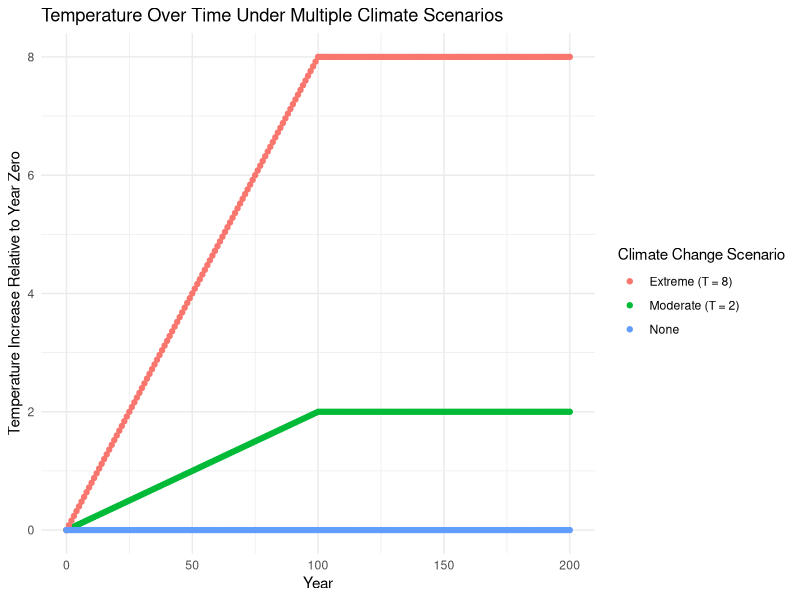
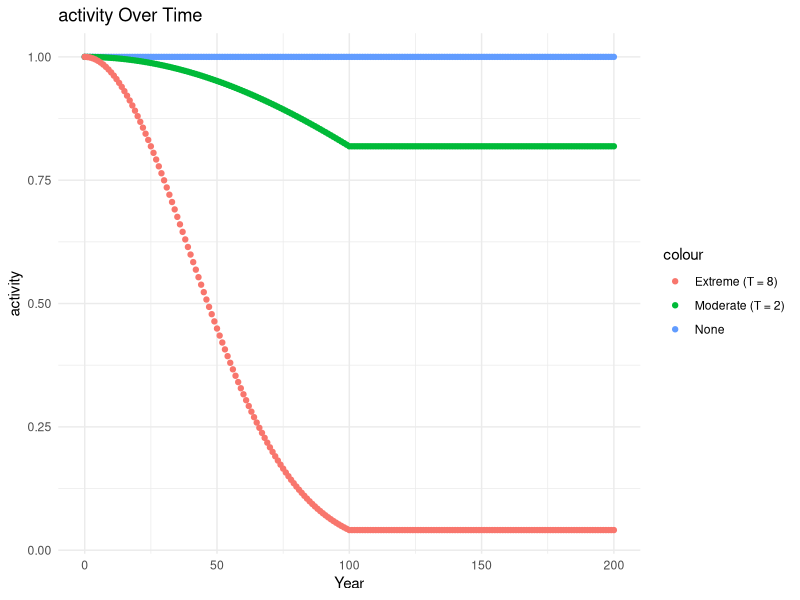
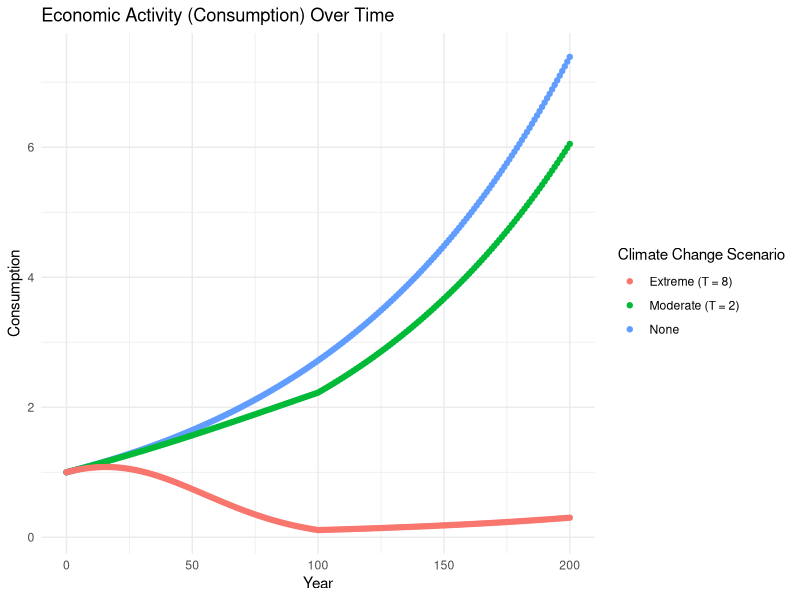
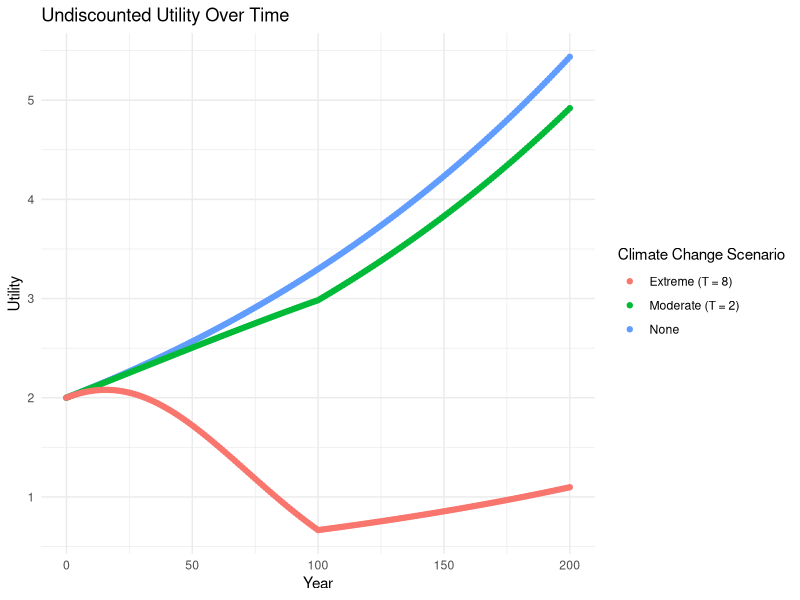

R code for these plots, in order:
## ---- chunk 1
knitr::opts_chunk$set(echo = FALSE)
## ---- chunk 2
library(tidyverse)
## ---- chunk 3

# Setting up variables and functions

# Temperature is increasing over time - temp at time t equals min of (tT / 100, T). It rises until T = 100 and flattens out after that. If we know t and T, you can plug in to the equation. t = years from now, T = BAU temperature increase at year 100.

# Save variables to make manipulation easier

# Year
t <- 200

# BAU temp increase at year 100
T <- 4.4

# Other paramaters
B <- 0.05
g <- 0.01
d <- 0.005
n <- 0.5

# Functions 

# Temperature in year T relative to temp at time 0

temp = function(t,T)
{
  out = pmin(t*T/100,T)
  return(out)
  T = 4
  t = 100
}

temp(t, T)

# Economic Activity - Activity reduces with heat over time. Fraction of economic activity retained in a year if tempt is r(t):

activity = function(B, temp)
{
  out = exp(-B*(temp^2))
  return(out)
}

activity(B, temp = temp(t, T))

# Consumption - economic activity growing over time at rate g but reduced by K. total consumption at time t is: 

consumption = function(activity, g, t)
{
  out = activity*(exp(g*t))
  return(out)
}

consumption(g, t, activity = activity(B, temp = temp(t, T))) 

# Utility - society's utility from consumption 

utility = function(consumption, n)
{
  out = ((consumption^(1-n))/(1-n))
  return(out)
}

utility(n, consumption = (consumption(g, t, activity = activity(B, temp = temp(t, T)))))

# Discount rate given by Ramsey Rule 

discount = function(d, n, g)
{
  out = d + (n*g)
  return(out)
}

r <- discount(d, n, g)


## ---- chunk 4

# Plotting temperature 

years <- data.frame(
  year = seq(from = 0, to = 200, by = 1))
temp_time <- years %>%
  mutate(none = temp(t = year, T = 0),
         moderate = temp(t = year, T = 2),
         extreme = temp(t = year, T = 8))

colors <- c("Extreme (T = 8)" = "red3", "Moderate (T = 2)" = "seagreen", "None" = "dodgerblue")

## ---- chunk 5
ggplot(temp_time, aes(x = year)) +
  geom_point(aes(y = moderate, color = "Moderate (T = 2)")) + 
  geom_point(aes(y = extreme, color = "Extreme (T = 8)")) +
  geom_point(aes(y = none, color = "None")) +
  theme_minimal() + 
  labs(x = "Year",
       y = "Temperature Increase Relative to Year Zero",
       title = "Temperature Over Time Under Multiple Climate Scenarios",
       fill = "") + 
    scale_colour_discrete("Climate Change Scenario")
## ---- chunk 6

#Plotting Consumption

#Calculating activity (in order to be able to calculate consumption)

activity_time <- temp_time %>%
  mutate(act_none = activity(B = .05 , temp = none),
         act_moderate = activity(B = .05 , temp = moderate),
         act_extreme = activity(B = .05 , temp = extreme))

#Calculating consumption

consumption_time <- activity_time %>% 
    mutate(con_none = consumption(activity = act_none, g = .01, t = year),
         con_moderate = consumption(activity = act_moderate, g = .01, t = year),
         con_extreme = consumption(activity = act_extreme, g = .01, t = year))
  
#Plot activity 

ggplot(consumption_time, aes(x = year)) +
  geom_point(aes(y = act_none, color = "None")) + 
  geom_point(aes(y = act_moderate, color = "Moderate (T = 2)")) +
  geom_point(aes(y = act_extreme, color = "Extreme (T = 8)")) +
  theme_minimal() + 
  labs(x = "Year",
       y = "activity",
       title = "activity Over Time",
       fill = "") 

## ---- chunk 7
#Plot consumption 

ggplot(consumption_time, aes(x = year)) +
  geom_point(aes(y = con_none, color = "None")) + 
  geom_point(aes(y = con_moderate, color = "Moderate (T = 2)" )) +
  geom_point(aes(y = con_extreme, color = "Extreme (T = 8)")) +
  theme_minimal() + 
  labs(x = "Year",
       y = "Consumption",
       title = "Economic Activity (Consumption) Over Time",
       fill = "") +
    scale_colour_discrete("Climate Change Scenario")
## ---- chunk 8

#Plotting utility over time 

utility_time <- consumption_time %>% 
    mutate(util_none = utility(consumption = con_none, n = 0.5),
         util_moderate = utility(consumption = con_moderate, n = 0.5),
         util_extreme = utility(consumption = con_extreme, n = 0.5))

ggplot(utility_time, aes(x = year)) +
  geom_point(aes(y = util_none, color = "None")) + 
  geom_point(aes(y = util_moderate, color = "Moderate (T = 2)" )) +
  geom_point(aes(y = util_extreme, color = "Extreme (T = 8)")) +
  theme_minimal() + 
  labs(x = "Year",
       y = "Utility",
       title = "Undiscounted Utility Over Time",
       fill = "")  +
  scale_colour_discrete("Climate Change Scenario")
 
## ---- chunk 9
# 2.a

U_disc = function(utility, r, t) {
  out = (utility/(1+r)^t)
  return(out)
}

y <- seq(0, 200, 1)

U_4.4_disc <- sum(U_disc(r, t = y, 
           utility = 
             utility(n, consumption = (consumption(g, t = y, activity = activity(B, temp = temp(t = y, T)))))))

U_4.4_indiv <- U_disc(r, t = y, 
            utility = 
              utility(n, consumption = (consumption(g, t = y, activity = activity(B, temp = temp(t = y, T))))))

U_0_disc <- sum(U_disc(r, t = y, 
           utility = 
             utility(n, consumption = (consumption(g, t = y, activity = activity(B, temp = temp(t = y, 0)))))))

U_0_indiv <- U_disc(r, t = y, 
            utility = 
              utility(n, consumption = (consumption(g, t = y, activity = activity(B, temp = temp(t = y, 0))))))

L <- (1 - (U_4.4_disc/U_0_disc))*100

# Example NPV fxn: NPV(cf0=100,cf=50,times=3,i=.05)

# 2.b
# Sensitivity to temp change (4.4 pathway only)

U_4.4_sens_T <- sum(U_disc(r, t = y, 
           utility = 
             utility(n, consumption = (consumption(g, t = y, activity = activity(B, temp = temp(t = y, T = 
                                                                                                  (T*1.1)
                                                                                                )))))))

L_sens_T <- ((L - 
                        ((1 - (U_4.4_sens_T/U_0_disc))*100) # Finding new L w/ 10% change in T
                  )/L)*100

elasticity_T <- (L_sens_T/10)

# Sensitivity to g (economic growth rate)

U_4.4_sens_g <- sum(U_disc(r, t = y, 
           utility = 
             utility(n, consumption = (consumption(
               g = (1.1*g)
               , t = y, activity = activity(B, temp = temp(t = y, T)))))))

U_0_sens_g <- sum(U_disc(r, t = y, 
           utility = 
             utility(n, consumption = (consumption(
               g 
                #= (1.1*g)
               , t = y, activity = activity(B, temp = temp(t = y, 0)))))))

L_sens_g <- ((L - 
                        ((1 - (U_4.4_sens_g/U_0_disc))*100)
                  )/L)*100

elasticity_g <- (L_sens_g/10)

# Sensitivity to n (growth coefficient?)

U_4.4_sens_n <- sum(U_disc(r, t = y, 
           utility = 
             utility(
               n = (1.1*n)
               , consumption = (consumption(g, t = y, activity = activity(B, temp = temp(t = y, T)))))))

U_0_sens_n <- sum(U_disc(r, t = y, 
           utility = 
             utility(
               n 
               #= (1.1*n)
               , consumption = (consumption(g, t = y, activity = activity(B, temp = temp(t = y, 0)))))))

L_sens_n <- ((L - 
                        ((1 - (U_4.4_sens_n/U_0_disc))*100)
                  )/L)*100

elasticity_n <- (L_sens_n/10)
  
# Sensitivity to B (temp coefficient?)

U_4.4_sens_B <- sum(U_disc(r, t = y, 
           utility = 
             utility(n, consumption = (consumption(g, t = y, activity = activity(
               B=(1.1*B)
               , temp = temp(t = y, T)))))))

U_0_sens_B <- sum(U_disc(r, t = y, 
           utility = 
             utility(n, consumption = (consumption(g, t = y, activity = activity(
               B
               #=(1.1*B)
               , temp = temp(t = y, 0)))))))

L_sens_B <- ((L - 
                        ((1 - (U_4.4_sens_B/U_0_disc))*100)
                  )/L)*100

elasticity_B <- (L_sens_B/10)

# 2. c - all wrong

#amount they would give up (1 - that value)

#theta_star = (npv4.4 / npv0)^(1 / 1- n)

theta_star_star <- (1- (U_4.4_disc/U_0_disc)^(1/(1-n)))*100

cons_4.4 <- consumption(g, t = y, activity = activity(B, temp = temp(t = y, T))) 

cons_0 <- consumption(g, t = y, activity = activity(B, temp = temp(t = y, 0))) 

# Difference between consumption under 4.4 and 0 would be value/cost of no temperature change?
  
((cons_0 - cons_4.4)/cons_0)*100

# Right?

theta_star <- max(((cons_0 - cons_4.4)/cons_0)*100)

# 2. d - wrong

T_u <- ((2*.2)+(4*.5)+(6*.3))

cons_T_u <- (0.2*
               consumption(g, t = y, activity = activity(B, temp = temp(t = y, T = 2))) +
               0.5*
               consumption(g, t = y, activity = activity(B, temp = temp(t = y, T = 4))) +
               0.3*
               consumption(g, t = y, activity = activity(B, temp = temp(t = y, T = 6))))

theta_star_T_u <- max(
  ((cons_0 - cons_T_u)/cons_0)*100
  )

# Right?

U_2 <- sum(U_disc(r, t = y, 
           utility = 
             utility(n, consumption = (consumption(g, t = y, activity = activity(B, temp = temp(t = y,
                                                                                                T=2)))))))

U_4 <- sum(U_disc(r, t = y, 
           utility = 
             utility(n, consumption = (consumption(g, t = y, activity = activity(B, temp = temp(t = y, 
                                                                                                T = 4)))))))

U_6 <- sum(U_disc(r, t = y, 
           utility = 
             utility(n, consumption = (consumption(g, t = y, activity = activity(B, temp = temp(t = y, 
                                                                                                T = 6)))))))

U_prob <- ((U_2*.2)+(U_4*.5)+(U_6*.3))

theta_star_star_T_u <- (1- (U_prob/U_0_disc)^(1/(1-n)))*100
